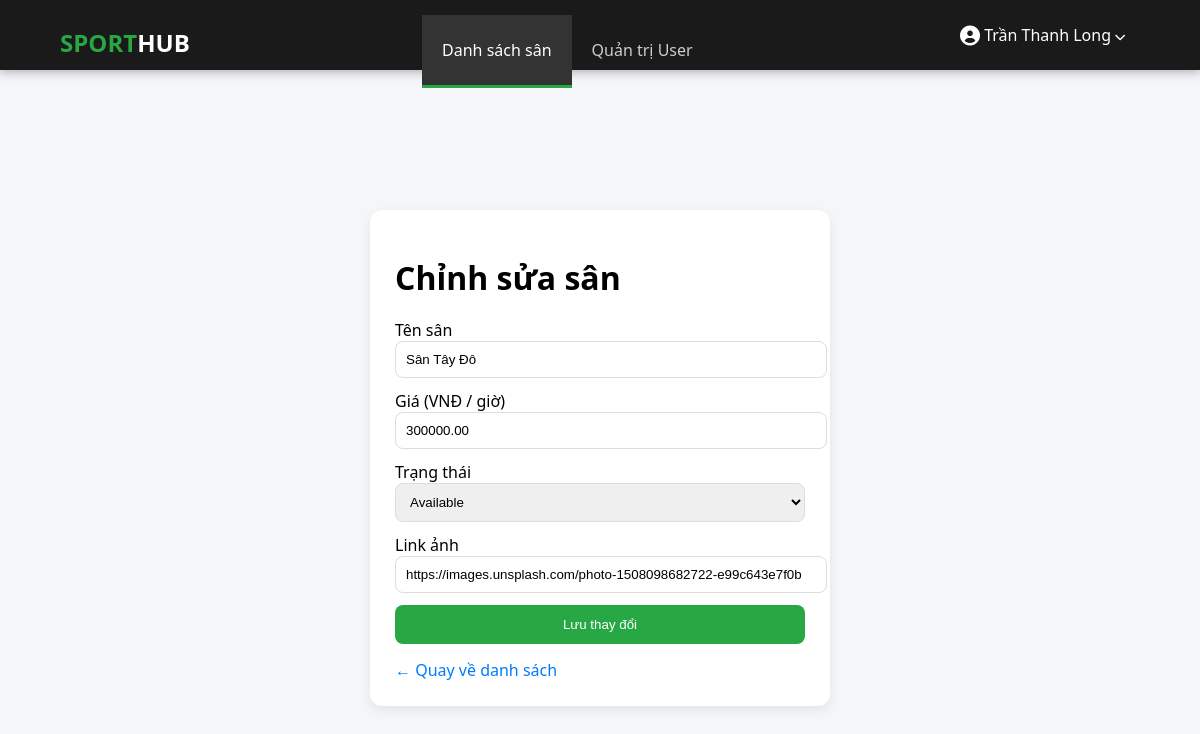
The page /index.php?action=edit&id=8 (signed in) on the database its author committed.
### tables this page shows
CREATE TABLE `courts` (
  `id` int(11) NOT NULL,
  `name` varchar(100) NOT NULL COMMENT 'VD: San A1, San VIP B2',
  `price` decimal(10,2) NOT NULL COMMENT 'Gia thue gio thuong (VND)',
  `status` enum('available','booked','maintenance') NOT NULL DEFAULT 'available',
  `address` varchar(100) DEFAULT NULL COMMENT 'địa chỉ sân',
  `image_url` varchar(255) DEFAULT NULL,
  `created_at` datetime NOT NULL DEFAULT current_timestamp(),
  `updated_at` datetime NOT NULL DEFAULT current_timestamp() ON UPDATE current_timestamp()
);

### src/Controllers/CourtsController.php (called while the page is built, shortened)
<?php
class CourtsController
{
    private $courtsModel;
    public function __construct()
    {
        $this->courtsModel = new CourtsModel();
    }
    public function edit()
    {
        $id = $_GET['id'];
        $court = $this->courtsModel->getCourtById($id);
        require_once PROJECT_ROOT . '/views/layout/header.php';
        require_once PROJECT_ROOT . '/views/Courts/CourtsEdit.php';
        require_once PROJECT_ROOT . '/views/layout/footer.php';
    }
}

### src/database.php (called while the page is built, shortened)
<?php
class Database
{
    private static $instance = null;
    private $conn;
    private $host = 'localhost';
    private $db_name = 'datsan_thethao_db';
    private $username = 'root';
    private $password = '';
    private function __construct()
    {
        try {
            $this->conn = new
                PDO(
                    "mysql:host={$this->host};dbname={$this->db_name}",
                    $this->username,
                    $this->password
                );
            $this->conn->setAttribute(
                PDO::ATTR_ERRMODE,
                PDO::ERRMODE_EXCEPTION
            );
            $this->conn->exec("set names utf8");
        } catch (PDOException $exception) {
            echo "Connection error: " . $exception->getMessage();
        }
    }
    public static function getInstance()
    {
        if (!self::$instance) {
            self::$instance = new Database();
        }
        return self::$instance;
    }
    public function getConnection()
    {
        return $this->conn;
    }
}

### src/Models/CourtsModel.php (called while the page is built, shortened)
<?php
class CourtsModel
{
    private $conn;
    public function __construct()
    {
        $this->conn = Database::getInstance()->getConnection();
    }
    public function getCourtById($id)
    {
        $stmt = $this->conn->prepare("
            SELECT * FROM courts WHERE id = :id
        ");
        $stmt->bindParam(':id', $id, PDO::PARAM_INT);
        $stmt->execute();
        return $stmt->fetch(PDO::FETCH_ASSOC);
    }
}

### views/Courts/CourtsEdit.php (the view, shortened to what this page needs)
<!DOCTYPE html>
<html lang="vi">
<head>
</head>
<body>
<div class="container">
    <div class="card">
        <h1>Chỉnh sửa sân</h1>
        <form action="index.php?action=update" method="POST">
            <label>Tên sân</label>
            <input type="text" name="name"
                value="<?php echo htmlspecialchars($court['name']); ?>"
                required>
            <label>Giá (VNĐ / giờ)</label>
            <input type="number" name="price"
                value="<?php echo $court['price']; ?>"
                required>
            <label>Trạng thái</label>
            <select name="status">
                <option value="available"
                    <?php if($court['status']=='available') echo 'selected'; ?>>
                    Available
                </option>
            </select>
            <label>Link ảnh</label>
            <input type="text" name="image_url"
                value="<?php echo $court['image_url']; ?>">
            <button type="submit">Lưu thay đổi</button>
        </form>
        <a href="index.php">← Quay về danh sách</a>
    </div>
</div>
</body>
</html>

### views/layout/header.php (style rules this page uses)
:root { --primary-color: #28a745; --dark-color: #1a1a1a; --text-light: #ffffff; --bg-body: #f8f9fa; }
body { font-family: 'Inter', sans-serif; background-color: var(--bg-body); margin: 0; padding-top: 70px; }
.container { max-width: 1200px; margin: 0 auto; padding: 20px; }

### views/Courts/CourtsEdit.php (style rules this page uses)
body { font-family: 'Segoe UI', sans-serif; background: #f4f6f9; margin: 0; }
.container { max-width: 500px; margin: 50px auto; }
.card { background: white; padding: 25px; border-radius: 12px; box-shadow: 0 4px 12px rgba(0,0,0,0.08); }
h1 { margin-bottom: 20px; }
input, select { width: 100%; padding: 10px; margin-bottom: 12px; border-radius: 8px; border: 1px solid #ddd; }
button { width: 100%; padding: 12px; background: #28a745; color: white; border: none; border-radius: 8px; cursor: pointer; }
a { display: inline-block; margin-top: 15px; text-decoration: none; color: #007bff; }

### rows shown on the page
courts: name "Sân Tây Đô", price "300000.00", status "Available", image_url "https://images.unsplash.com/photo-1508098682722-e99c643e7f0b"

### other values the page prints
$_SESSION['user_name'] "Trần Thanh Long"
